Frame 1 (no input): blank canvas, image omitted
Frame 60 (no input): blank canvas, image omitted
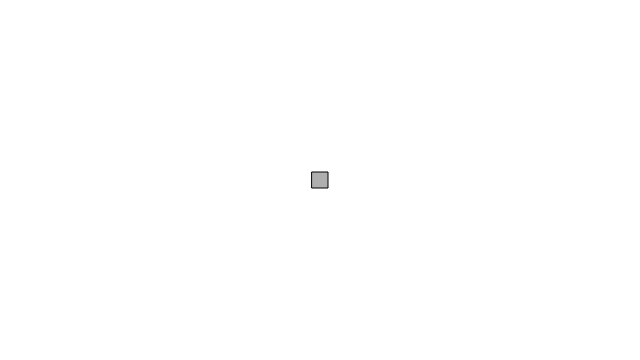
Frame 120 (the mouse pressed at the canvas centre since frame 60)

The p5.js sketch whose frames 1 and 60 were blank and that drew this single picture after the mouse press (run headless with seeded random() and noise() and a simulated clock; from frame 60 on, the mouse is pressed at the canvas centre):

// p5.js sketch
// ── sketch.js
// Learning Processing
// Daniel Shiffman
// http://www.learningprocessing.com

// Example 3-5: mousePressed and keyPressed
function setup() {
  createCanvas(640,360);
  background(255);
}

function draw() {
 // Nothing happens in draw() in this example!
}

// Whenever a user clicks the mouse the code written inside mousePressed() is executed.
function mousePressed() {
  stroke(0);
  fill(175);
  rectMode(CENTER);
  rect(mouseX,mouseY,16,16);
}

// Whenever a user presses a key the code written inside keyPressed() is executed.
function keyPressed() {
  background(255);
}
